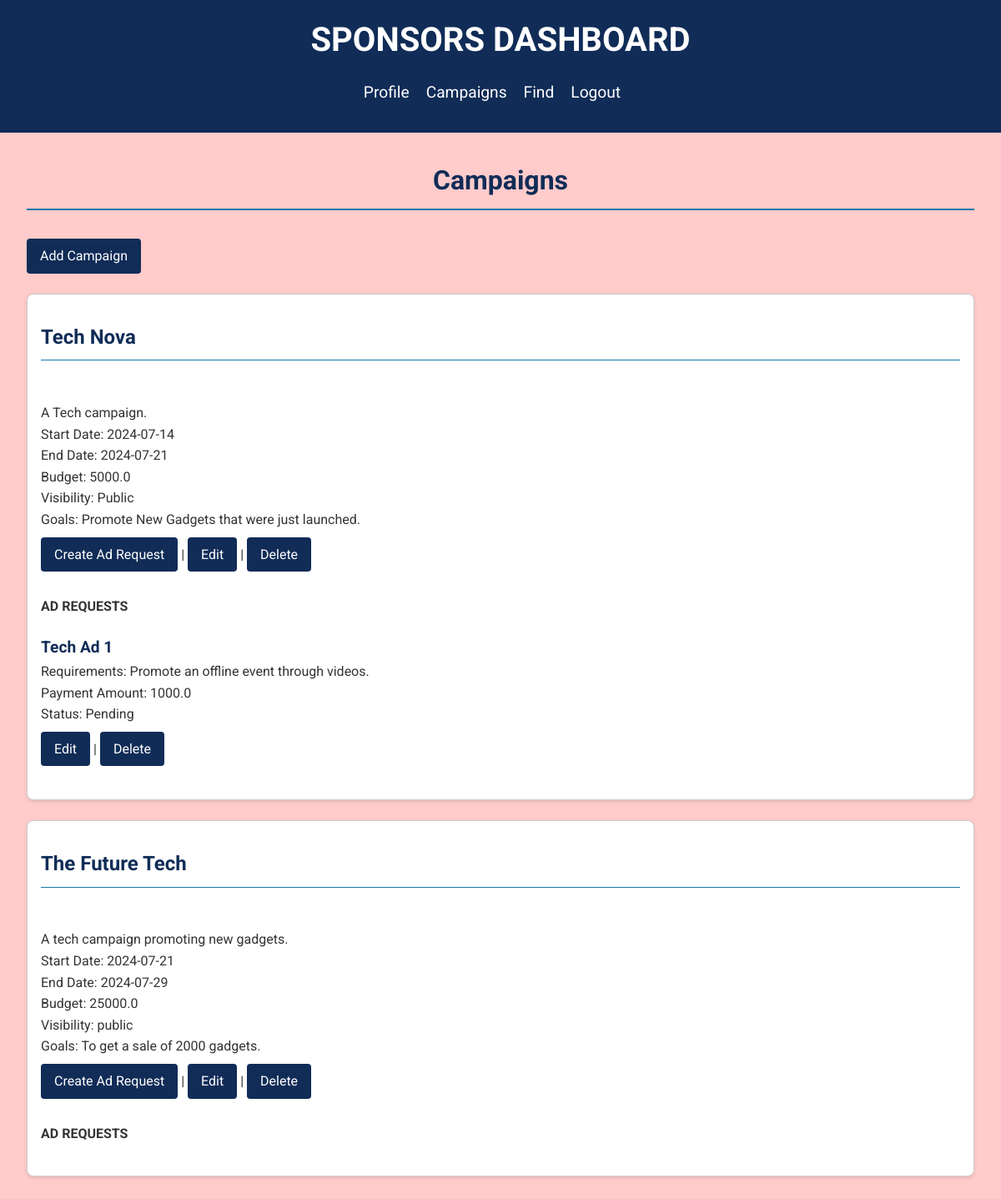
The app's page /sponsor/campaigns (signed in) with its own data.
### models.py (models this page shows, shortened)
class Campaigns(db.Model):
    __tablename__='campaigns'
    campaign_id=db.Column(db.Integer, primary_key=True, autoincrement=True)
    sponsor_id=db.Column(db.Integer, db.ForeignKey('sponsors.sponsor_id'), nullable=False)
    name=db.Column(db.String, nullable=False)
    description=db.Column(db.Text)
    start_date=db.Column(db.Date)
    end_date=db.Column(db.Date)
    budget=db.Column(db.Float)
    visibility=db.Column(db.String, nullable=False)
    goals=db.Column(db.Text)
    flagged= db.Column(db.Boolean, default=False)
    sponsor = db.relationship('Sponsors', back_populates='campaigns')
    ad_requests = db.relationship('Ad_Requests', back_populates='campaign', lazy=True, overlaps="ad_requests_relation")
    __table_args__ = (
        CheckConstraint("visibility IN ('Public', 'Private')", name='check_visibility'),
    )

class Ad_Requests(db.Model):
    __tablename__='ad_requests'
    ad_request_id=db.Column(db.Integer, primary_key=True, autoincrement=True)
    campaign_id=db.Column(db.Integer, db.ForeignKey('campaigns.campaign_id'), nullable=False)
    influencer_id=db.Column(db.Integer, db.ForeignKey('influencers.influencer_id'), nullable=False)
    ad_name = db.Column(db.String(255), nullable=False)
    requirements=db.Column(db.Text)
    payment_amount=db.Column(db.Float)
    status=db.Column(db.Text, nullable=False)
    negotiation_terms=db.Column(db.Text, nullable=True)
    campaign = db.relationship('Campaigns', back_populates='ad_requests', overlaps="ad_requests_relation")
    influencer = db.relationship('Influencers', back_populates='ad_requests')
    messages = db.relationship('Messages', back_populates='ad_request', lazy=True)

### app.py (the view)
@app.route('/sponsor/campaigns')
def sponsor_campaigns():
    sponsor_id=session.get('user_id')
    sponsor=Sponsors.query.filter_by(user_id=sponsor_id).first()
    campaign_ad_requests={}
    campaigns=Campaigns.query.filter_by(sponsor_id=sponsor.sponsor_id).all()
    for campaign in campaigns:
        ad_requests= Ad_Requests.query.filter_by(campaign_id=campaign.campaign_id).all()
        campaign_ad_requests[campaign.campaign_id]= ad_requests
    return render_template('sponsor_campaigns.html', campaigns=campaigns, campaign_ad_requests= campaign_ad_requests)

### templates/sponsor_campaigns.html (shortened to what this page needs)
<!DOCTYPE html>
<html lang="en">
    <head>
        <link rel="stylesheet" href="/static/css/sponsor_dashboard.css">
    </head>
    <body>
        <header>
            <h1>SPONSORS DASHBOARD</h1>
            <nav>
                <ul>
                    <li><a href="{{ url_for('sponsor_profile')}}">Profile</a></li>
                    <li><a href="{{ url_for('sponsor_campaigns')}}">Campaigns</a></li>
                    <li><a href="{{ url_for('search_influencers')}}">Find</a></li>
                    <li><a href="{{ url_for('logout')}}">Logout</a></li>
                </ul>
            </nav>
        </header>
        <main>
            <h2>Campaigns</h2>
            <a href="{{ url_for('add_campaign')}}">Add Campaign</a>
            <ul>
                {% for campaign in campaigns %}
                    <div class="campaign-card">
                        <li>
                            <h3>{{ campaign.name }}</h3><br>
                            {{ campaign.description }}<br>
                            Start Date: {{ campaign.start_date }}<br>
                            End Date: {{ campaign.end_date }}<br>
                            Budget: {{ campaign.budget }}<br>
                            Visibility: {{ campaign.visibility }}<br>
                            Goals: {{ campaign.goals }}<br>
                            <a href="{{ url_for('add_ad_request', campaign_id=campaign.campaign_id) }}">Create Ad Request</a> |
                            <a href="{{ url_for('update_campaign', campaign_id=campaign.campaign_id) }}">Edit</a> |
                            <a href="{{ url_for('delete_campaign', campaign_id=campaign.campaign_id) }}" onclick="return confirm('Are you sure you want to delete this campaign?');">Delete</a>
                        </li>
                        <h4>AD REQUESTS</h4>
                        <ul>
                            {% for ad_request in campaign_ad_requests[campaign.campaign_id] %}
                                <li>
                                    <strong>{{ ad_request.ad_name }}</strong><br>
                                    Requirements: {{ ad_request.requirements }}<br>
                                    Payment Amount: {{ ad_request.payment_amount }}<br>
                                    Status: {{ ad_request.status }}<br>
                                    <a href="{{ url_for('update_ad_request', ad_request_id=ad_request.ad_request_id) }}">Edit</a> |
                                    <a href="{{ url_for('delete_ad_request', ad_request_id=ad_request.ad_request_id) }}" onclick="return confirm('Are you sure you want to delete this ad request?');">Delete</a>
                                </li>
                            {% endfor %}
                        </ul>
                    </div>
                {% endfor %}
            </ul>
        </main>
    </body>
</html>

### static/css/sponsor_dashboard.css (style rules this page uses)
body, html { font-family: 'Roboto', sans-serif; margin: 0; padding: 0; box-sizing: border-box; }
body { background-color: #FFCBCB; color: #333; line-height: 1.6; }
header { background-color: #102C57; color: #fff; padding: 1rem; text-align: center; }
header h1 { margin: 0; font-size: 2.5rem; }
nav ul { list-style-type: none; padding: 0; display: flex; justify-content: center; margin: 1rem 0; }
nav ul li { margin-right: 20px; }
nav ul li a { color: #fff; text-decoration: none; font-size: 1.2rem; }
main { padding: 2rem; max-width: 1200px; margin: 0 auto; }
main h2 { margin-top: 0; font-size: 2rem; color: #102C57; border-bottom: 2px solid #1679AB; padding-bottom: 0.5rem; text-align: center; }
main a { display: inline-block; margin: 0.5rem 0; padding: 0.5rem 1rem; background-color: #102C57; color: #fff; text-decoration: none; border-radius: 4px; transition: background-color 0.3s; }
main ul { list-style-type: none; padding: 0; margin-top: 1rem; }
.campaign-card { background-color: #fff; border: 1px solid #ccc; border-radius: 8px; padding: 1rem; margin-bottom: 1.5rem; box-shadow: 0 2px 4px rgba(0, 0, 0, 0.1); }
.campaign-card h3 { margin-top: 1rem; font-size: 1.5rem; color: #102C57; border-bottom: 1px solid #1679AB; padding-bottom: 0.5rem; }
.campaign-card ul { list-style-type: none; padding: 0; margin-top: 1rem; }
.campaign-card ul li { margin-bottom: 1rem; }
.campaign-card ul li strong { font-size: 1.2rem; color: #102C57; }

### records on screen
Campaigns: name "Tech Nova", description "A Tech campaign.", start_date "2024-07-14", end_date "2024-07-21", budget "5000.0", visibility "Public", goals "Promote New Gadgets that were just launched."
Ad_Requests: ad_name "Tech Ad 1", requirements "Promote an offline event through videos.", payment_amount "1000.0", status "Pending"
Campaigns: name "The Future Tech", description "A tech campaign promoting new gadgets.", start_date "2024-07-21", end_date "2024-07-29", budget "25000.0", visibility "public", goals "To get a sale of 2000 gadgets."
